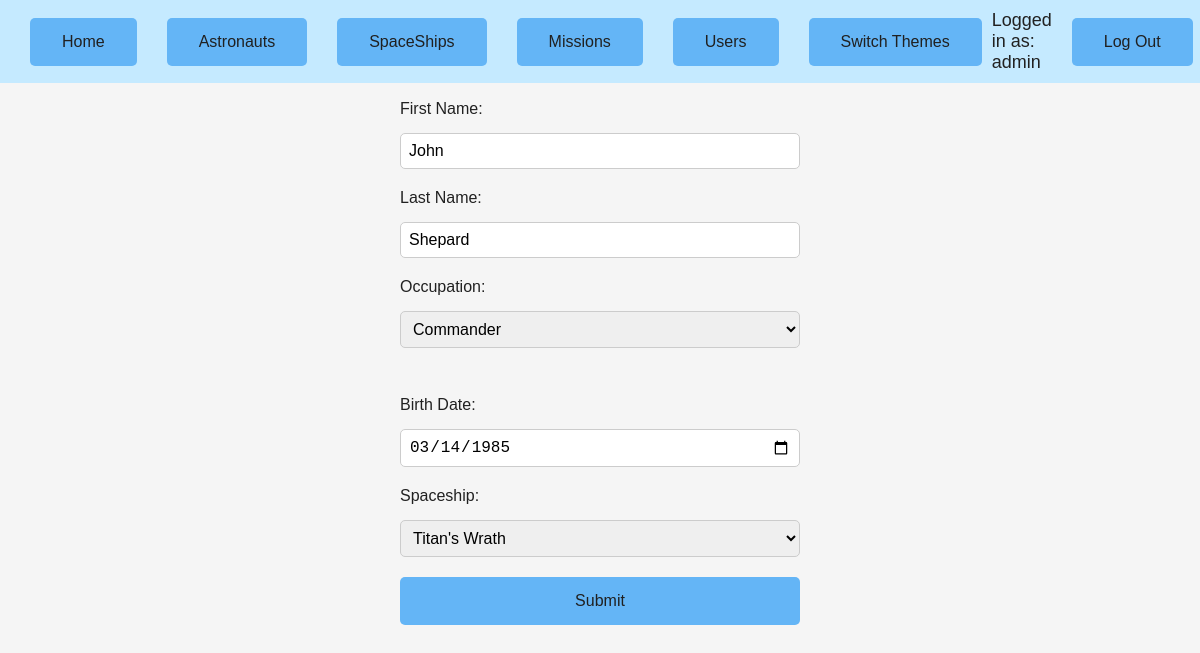
/php/astronauts_update.php?id=1 (signed in), run on the app's committed database.
### tables this page shows
CREATE TABLE IF NOT EXISTS `astronauts` (
  `id` INT(10) UNSIGNED NOT NULL AUTO_INCREMENT,
  `first_name` VARCHAR(45) NOT NULL,
  `last_name` VARCHAR(45) NOT NULL,
  `occupation` ENUM('commander', 'engineer', 'scientist', 'pilot', 'medic', 'technician', 'security', 'communicator', 'robotics') NOT NULL,
  `birth_date` DATE NOT NULL,
  `spaceships_id` INT(10) UNSIGNED NULL DEFAULT NULL,
  PRIMARY KEY (`id`),
  INDEX `fk_astronauts_spaceships_idx` (`spaceships_id`),
  CONSTRAINT `fk_astronauts_spaceships`
    FOREIGN KEY (`spaceships_id`)
    REFERENCES `spaceships` (`id`)
    ON DELETE NO ACTION
    ON UPDATE NO ACTION);

### php/astronauts_update.php (the view, shortened to what this page needs)
<?php
require_once "db.php";
$query = $db->prepare("SHOW COLUMNS FROM astronauts LIKE 'occupation'");
$query->execute();
$typeOptions = [];
$result = $query->fetch(PDO::FETCH_ASSOC);
if ($result && strpos($result['Type'], 'enum') === 0) {
    $enum = $result['Type'];
    $enum = substr($enum, 5, -1);
    $typeOptions = str_getcsv($enum, ',', "'");
}
$first_name = validateInput($_POST['first_name'] ?? "", 'string', 45);
$last_name = validateInput($_POST['last_name'] ?? "", 'string', 45);
$occupation = validateInput($_POST['occupation'] ?? "", 'string');
$birth_date = validateInput($_POST['birth_date'] ?? "", 'date');
$shipId = validateInput($_POST['spaceship'] ?? null, 'int');
if (isset($_GET["id"]) && validateInput($_GET["id"], 'int')) {
    $id = $_GET["id"];
    $stmt = $db->prepare("SELECT * FROM astronauts WHERE id = :id");
    $stmt->bindParam(":id", $id, PDO::PARAM_INT);
    $stmt->execute();
    if ($result = $stmt->fetchObject()) {
        $first_name = $result->first_name;
        $last_name = $result->last_name;
        $occupation = $result->occupation;
        $birth_date = $result->birth_date;
        $shipId = $result->spaceships_id;
    }
}
$query = $db->prepare("SELECT id, name FROM spaceships");
$query->execute();
$spaceshipOptions = [];
foreach ($query->fetchAll(PDO::FETCH_ASSOC) as $result) {
    $spaceshipOptions[$result['id']] = $result['name'];
}
?>
<!DOCTYPE html>
<html lang="hu">
<head>
    <link rel="stylesheet" href="../css/<?=$_SESSION["theme"]?>_theme.css">
</head>
<body>
    <?php include "navbar.php"?>
    <form method="post" class="form-update">
        <div class="form-element-div">
            <label>First Name:</label>
            <input type="text" name="first_name" placeholder="First Name" value="<?= htmlspecialchars($first_name) ?>" required>
        </div>
        <div class="form-element-div">
            <label>Last Name:</label>
            <input type="text" name="last_name" placeholder="Last Name" value="<?= htmlspecialchars($last_name) ?>" required>
        </div>
        <div class="form-element-div">
            <label>Occupation:</label>
            <select name="occupation" id="occupation">
                <?php foreach($typeOptions as $option): ?>
                    <option value="<?= htmlspecialchars($option) ?>" <?= ($option == $occupation) ? 'selected' : '' ?> required>
                        <?= ucfirst(htmlspecialchars($option)) ?>
                    </option>
                <?php endforeach; ?>
            </select><br>
        </div>
        <div class="form-element-div">
            <label>Birth Date:</label>
            <input type="date" value="<?= htmlspecialchars($birth_date) ?>" name="birth_date" required>
        </div>
        <div class="form-element-div">
            <label>Spaceship:</label>
            <select name="spaceship" id="spaceship">
                <?php foreach($spaceshipOptions as $id => $name): ?>
                    <option value="<?= htmlspecialchars($id) ?>" <?= ($id == $shipId) ? 'selected' : '' ?>>
                        <?= ucfirst(htmlspecialchars($name)) ?>
                    </option>
                <?php endforeach; ?>
            </select>
        </div>
        <button class="button" type="submit">Submit</button>
    </form>
</body>
</html>

### css/light_theme.css (style rules this page uses)
body { font-family: Arial, Helvetica, sans-serif; background-color: #f5f5f5; color: #212121; margin: 0%; }
.button { border: none; color: #202020; padding: 15px 32px; text-align: center; text-decoration: none; display: inline-block; font-size: 16px; background-color: #64b5f6; cursor: pointer; border-radius: 5px; }
.form-update { display: flex; flex-direction: column; width: 400px; position: absolute; left: 50%; transform: translate(-50%, 0); align-items: stretch; gap: 20px; }
.form-update .form-element-div { display: flex; flex-direction: column; align-items: stretch; gap: 10px; }
.form-update .form-element-div label { font-size: 1rem; margin-bottom: 5px; }
.form-update .form-element-div textarea, .form-update .form-element-div input[type=text], .form-update .form-element-div input[type=date], .form-update .form-element-div input[type=password], .form-update .form-element-div select { padding: 8px; font-size: 1rem; border: 1px solid #ccc; border-radius: 5px; width: 100%; box-sizing: border-box; }

### data on the page
astronauts: first_name "John", last_name "Shepard", occupation "Commander", birth_date "03/14/1985", spaceship "Titan's Wrath"

### other printed values
$title "Home"
$title "Astronauts"
$title "SpaceShips"
$title "Missions"
$title "Users"
$title "Switch Themes"
$_SESSION['user']['username'] "admin"
